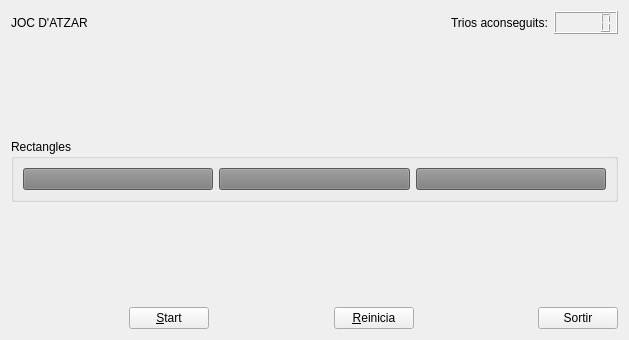
<?xml version="1.0" encoding="UTF-8"?>
<ui version="4.0">
 <class>form</class>
 <widget class="QWidget" name="form">
  <property name="geometry">
   <rect>
    <x>0</x>
    <y>0</y>
    <width>629</width>
    <height>340</height>
   </rect>
  </property>
  <property name="windowTitle">
   <string>Atzar</string>
  </property>
  <layout class="QVBoxLayout" name="verticalLayout">
   <item>
    <layout class="QHBoxLayout" name="horizontalLayout_3">
     <item>
      <widget class="QLabel" name="label_2">
       <property name="text">
        <string>JOC D'ATZAR</string>
       </property>
      </widget>
     </item>
     <item>
      <spacer name="horizontalSpacer">
       <property name="orientation">
        <enum>Qt::Horizontal</enum>
       </property>
       <property name="sizeHint" stdset="0">
        <size>
         <width>40</width>
         <height>20</height>
        </size>
       </property>
      </spacer>
     </item>
     <item>
      <layout class="QHBoxLayout" name="horizontalLayout_2">
       <item>
        <widget class="QLabel" name="label">
         <property name="text">
          <string>Trios aconseguits:</string>
         </property>
        </widget>
       </item>
       <item>
        <widget class="QLCDNumber" name="lcdNumber"/>
       </item>
      </layout>
     </item>
    </layout>
   </item>
   <item>
    <spacer name="verticalSpacer_2">
     <property name="orientation">
      <enum>Qt::Vertical</enum>
     </property>
     <property name="sizeHint" stdset="0">
      <size>
       <width>20</width>
       <height>85</height>
      </size>
     </property>
    </spacer>
   </item>
   <item>
    <widget class="QGroupBox" name="groupBox">
     <property name="title">
      <string>Rectangles</string>
     </property>
     <layout class="QHBoxLayout" name="horizontalLayout">
      <item>
       <widget class="MyPushButton" name="pushButton">
        <property name="styleSheet">
         <string notr="true">background: rgb(124, 124, 124)</string>
        </property>
        <property name="text">
         <string/>
        </property>
       </widget>
      </item>
      <item>
       <widget class="MyPushButton" name="pushButton_2">
        <property name="styleSheet">
         <string notr="true">background: rgb(124, 124, 124)</string>
        </property>
        <property name="text">
         <string/>
        </property>
       </widget>
      </item>
      <item>
       <widget class="MyPushButton" name="pushButton_3">
        <property name="styleSheet">
         <string notr="true">background: rgb(124, 124, 124)</string>
        </property>
        <property name="text">
         <string/>
        </property>
       </widget>
      </item>
     </layout>
    </widget>
   </item>
   <item>
    <spacer name="verticalSpacer">
     <property name="orientation">
      <enum>Qt::Vertical</enum>
     </property>
     <property name="sizeHint" stdset="0">
      <size>
       <width>20</width>
       <height>84</height>
      </size>
     </property>
    </spacer>
   </item>
   <item>
    <layout class="QHBoxLayout" name="horizontalLayout_4">
     <item>
      <spacer name="horizontalSpacer_2">
       <property name="orientation">
        <enum>Qt::Horizontal</enum>
       </property>
       <property name="sizeHint" stdset="0">
        <size>
         <width>40</width>
         <height>20</height>
        </size>
       </property>
      </spacer>
     </item>
     <item>
      <widget class="MyPushButton" name="pushButton_6">
       <property name="text">
        <string>&amp;Start</string>
       </property>
      </widget>
     </item>
     <item>
      <spacer name="horizontalSpacer_3">
       <property name="orientation">
        <enum>Qt::Horizontal</enum>
       </property>
       <property name="sizeHint" stdset="0">
        <size>
         <width>40</width>
         <height>20</height>
        </size>
       </property>
      </spacer>
     </item>
     <item>
      <widget class="MyPushButton" name="pushButton_5">
       <property name="text">
        <string>&amp;Reinicia</string>
       </property>
      </widget>
     </item>
     <item>
      <spacer name="horizontalSpacer_4">
       <property name="orientation">
        <enum>Qt::Horizontal</enum>
       </property>
       <property name="sizeHint" stdset="0">
        <size>
         <width>40</width>
         <height>20</height>
        </size>
       </property>
      </spacer>
     </item>
     <item>
      <widget class="QPushButton" name="pushButton_4">
       <property name="text">
        <string>Sortir</string>
       </property>
      </widget>
     </item>
    </layout>
   </item>
  </layout>
 </widget>
 <customwidgets>
  <customwidget>
   <class>MyPushButton</class>
   <extends>QPushButton</extends>
   <header>MyPushButton.h</header>
   <slots>
    <signal>sendNum(int)</signal>
    <signal>emit1(int)</signal>
    <signal>emit2(int)</signal>
    <signal>emit3(int)</signal>
    <signal>startKey()</signal>
    <signal>resetKey()</signal>
    <slot>setColor(int)</slot>
    <slot>start()</slot>
    <slot>reset()</slot>
    <slot>pressed1()</slot>
    <slot>pressed2()</slot>
    <slot>pressed3()</slot>
   </slots>
  </customwidget>
 </customwidgets>
 <resources/>
 <connections>
  <connection>
   <sender>pushButton_4</sender>
   <signal>released()</signal>
   <receiver>form</receiver>
   <slot>close()</slot>
   <hints>
    <hint type="sourcelabel">
     <x>587</x>
     <y>314</y>
    </hint>
    <hint type="destinationlabel">
     <x>501</x>
     <y>293</y>
    </hint>
   </hints>
  </connection>
  <connection>
   <sender>pushButton_6</sender>
   <signal>emit1(int)</signal>
   <receiver>pushButton</receiver>
   <slot>setColor(int)</slot>
   <hints>
    <hint type="sourcelabel">
     <x>148</x>
     <y>310</y>
    </hint>
    <hint type="destinationlabel">
     <x>172</x>
     <y>192</y>
    </hint>
   </hints>
  </connection>
  <connection>
   <sender>pushButton_6</sender>
   <signal>emit2(int)</signal>
   <receiver>pushButton_2</receiver>
   <slot>setColor(int)</slot>
   <hints>
    <hint type="sourcelabel">
     <x>197</x>
     <y>309</y>
    </hint>
    <hint type="destinationlabel">
     <x>322</x>
     <y>182</y>
    </hint>
   </hints>
  </connection>
  <connection>
   <sender>pushButton_6</sender>
   <signal>emit3(int)</signal>
   <receiver>pushButton_3</receiver>
   <slot>setColor(int)</slot>
   <hints>
    <hint type="sourcelabel">
     <x>192</x>
     <y>322</y>
    </hint>
    <hint type="destinationlabel">
     <x>517</x>
     <y>188</y>
    </hint>
   </hints>
  </connection>
  <connection>
   <sender>pushButton_6</sender>
   <signal>sendNum(int)</signal>
   <receiver>lcdNumber</receiver>
   <slot>display(int)</slot>
   <hints>
    <hint type="sourcelabel">
     <x>133</x>
     <y>307</y>
    </hint>
    <hint type="destinationlabel">
     <x>609</x>
     <y>14</y>
    </hint>
   </hints>
  </connection>
  <connection>
   <sender>pushButton_6</sender>
   <signal>released()</signal>
   <receiver>pushButton_6</receiver>
   <slot>start()</slot>
   <hints>
    <hint type="sourcelabel">
     <x>130</x>
     <y>318</y>
    </hint>
    <hint type="destinationlabel">
     <x>208</x>
     <y>329</y>
    </hint>
   </hints>
  </connection>
  <connection>
   <sender>pushButton_5</sender>
   <signal>released()</signal>
   <receiver>pushButton_6</receiver>
   <slot>reset()</slot>
   <hints>
    <hint type="sourcelabel">
     <x>362</x>
     <y>314</y>
    </hint>
    <hint type="destinationlabel">
     <x>199</x>
     <y>315</y>
    </hint>
   </hints>
  </connection>
  <connection>
   <sender>pushButton</sender>
   <signal>released()</signal>
   <receiver>pushButton_6</receiver>
   <slot>pressed1()</slot>
   <hints>
    <hint type="sourcelabel">
     <x>95</x>
     <y>177</y>
    </hint>
    <hint type="destinationlabel">
     <x>208</x>
     <y>329</y>
    </hint>
   </hints>
  </connection>
  <connection>
   <sender>pushButton_3</sender>
   <signal>released()</signal>
   <receiver>pushButton_6</receiver>
   <slot>pressed3()</slot>
   <hints>
    <hint type="sourcelabel">
     <x>474</x>
     <y>187</y>
    </hint>
    <hint type="destinationlabel">
     <x>200</x>
     <y>310</y>
    </hint>
   </hints>
  </connection>
  <connection>
   <sender>pushButton_2</sender>
   <signal>released()</signal>
   <receiver>pushButton_6</receiver>
   <slot>pressed2()</slot>
   <hints>
    <hint type="sourcelabel">
     <x>273</x>
     <y>192</y>
    </hint>
    <hint type="destinationlabel">
     <x>183</x>
     <y>307</y>
    </hint>
   </hints>
  </connection>
 </connections>
</ui>
